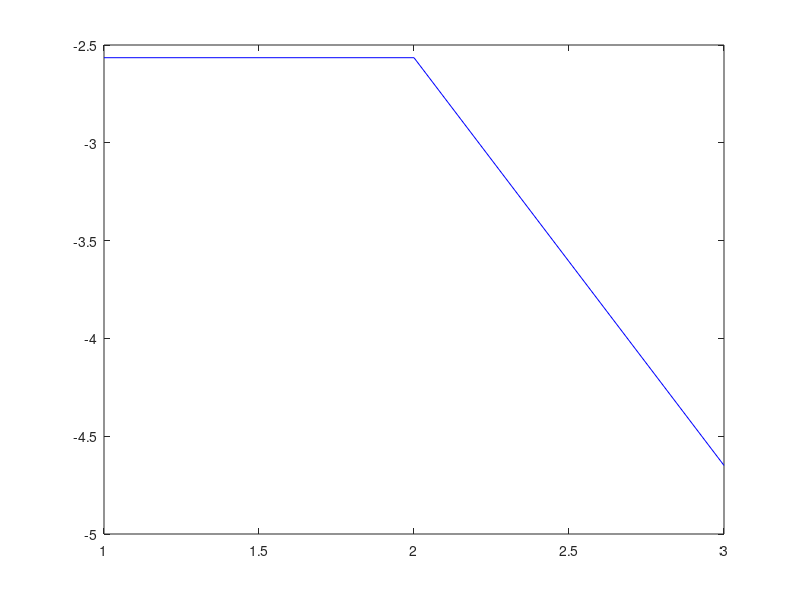

Write the MATLAB code that produced this figure.
clear all
format short
f = @(x) x.^3 - x.^2 - x - 1;
df = @(x) 3.*x.^2 - 2.*x - 1;
x(1)=2;
x(2)=x(1)- f(x(1))./df(x(1));
eps=0.5*(10.^-6);
dif(1)=x(2)-x(1);
r(1)=(x(2)-x(1))./x(2);

n=2
while (abs(x(n)-x(n-1)) > eps) & (abs(f(x(n))) > eps)
   dif(n)=x(n)-x(n-1);
    r(n)=(x(n)-x(n-1))./x(n);
   x(n+1)= x(n)- f(x(n))./df(x(n));
   n=n+1;
end

lnw=log(r);
w=n;
plot(1:(w-1),lnw,'b')
n=[1:n];
dif=[0,dif];
taula_resultats=[n;x;f(x);dif]'
